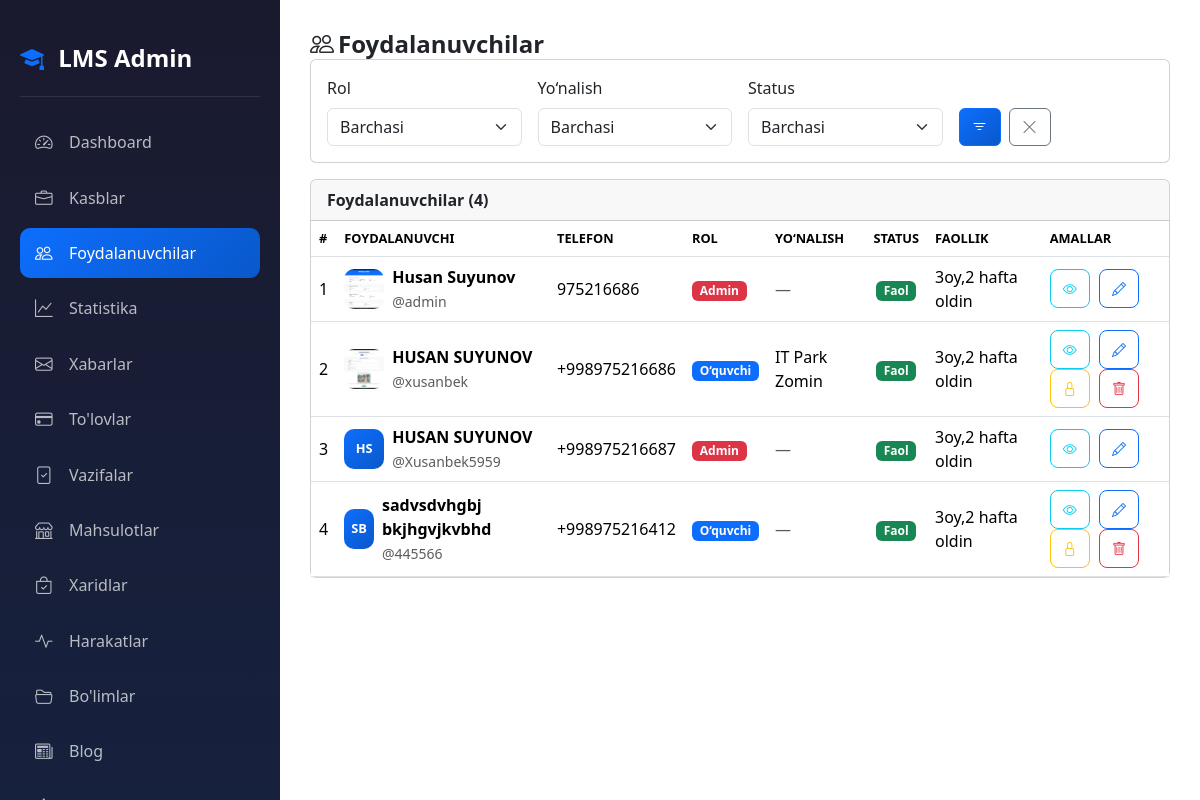
Page /dashboard/users/ (signed in) on the earlier database version.
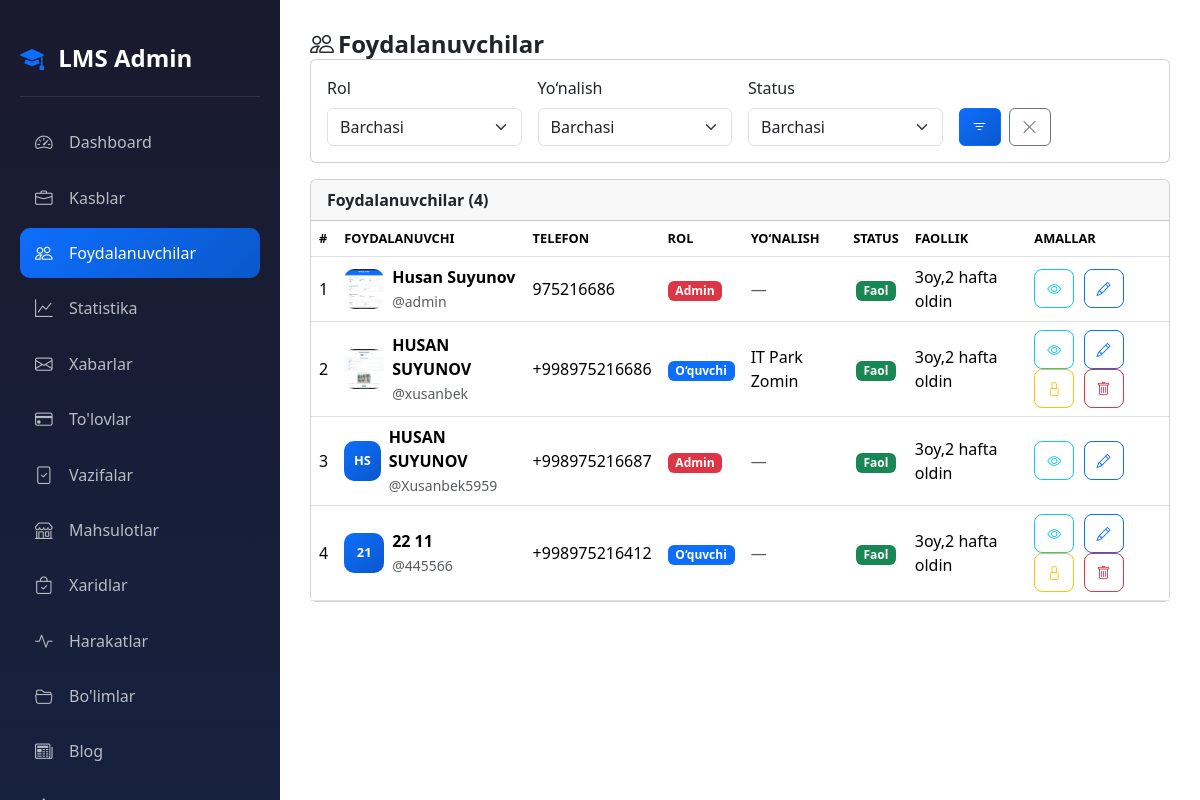
Same page on the later database version.
### accounts/models.py (models this page shows, shortened)
class CustomUser(AbstractUser):
    ROLE_CHOICES = (
        ('admin', 'Admin'),
        ('teacher', 'O\'qituvchi'),
        ('student', 'O\'quvchi'),
    )
    first_name = models.CharField(max_length=100, verbose_name="Ism")
    last_name = models.CharField(max_length=100, verbose_name="Familiya")
    phone = models.CharField(max_length=20, unique=True, verbose_name="Telefon raqam")
    role = models.CharField(max_length=20, choices=ROLE_CHOICES, default='student', verbose_name="Rol")
    photo = models.ImageField(upload_to='profiles/', blank=True, null=True, verbose_name="Profil rasmi")
    profession = models.ForeignKey(Profession, on_delete=models.SET_NULL, null=True, blank=True, related_name='students', verbose_name="Yo'nalish")
    is_blocked = models.BooleanField(default=False, verbose_name="Bloklangan")
    last_activity = models.DateTimeField(null=True, blank=True, verbose_name="Oxirgi faollik")
    bio = models.TextField(blank=True, null=True, verbose_name="O'zi haqida")
    coins = models.IntegerField(default=0, verbose_name="Coinlar")
    total_online_time = models.IntegerField(default=0, verbose_name="Jami online vaqt (daqiqa)")
    address = models.CharField(max_length=300, blank=True, null=True, verbose_name="Yashash manzili")
    birth_date = models.DateField(null=True, blank=True, verbose_name="Tug'ilgan kuni")
    id_card = models.FileField(upload_to='documents/id_cards/', blank=True, null=True, verbose_name="ID karta/Pasport")
    birth_certificate = models.FileField(upload_to='documents/birth_certificates/', blank=True, null=True, verbose_name="Tug'ilganlik haqida guvohnoma")
    @property
    def is_admin(self):
        return self.role == 'admin'
    @property
    def is_online(self):
        if self.last_activity:
            now = timezone.now()
            diff = now - self.last_activity
            return diff.total_seconds() < 300
        return False
    @property
    def full_name(self):
        return f"{self.first_name} {self.last_name}"
    def get_initials(self):
        first = self.first_name[0] if self.first_name else ''
        last = self.last_name[0] if self.last_name else ''
        return f"{first}{last}".upper()
    class Meta:
        verbose_name = "Foydalanuvchi"
        verbose_name_plural = "Foydalanuvchilar"

### accounts/views.py (the view)
# urls.py: path('dashboard/users/', views.admin_users, name='admin_users'),
@login_required
def admin_users(request):
    if not request.user.is_admin:
        return redirect('home')
    role_filter = request.GET.get('role', '')
    profession_filter = request.GET.get('profession', '')
    status_filter = request.GET.get('status', '')
    users = CustomUser.objects.all()
    if role_filter:
        users = users.filter(role=role_filter)
    if profession_filter:
        users = users.filter(profession_id=profession_filter)
    if status_filter == 'blocked':
        users = users.filter(is_blocked=True)
    elif status_filter == 'active':
        users = users.filter(is_blocked=False)
    professions = Profession.objects.all()
    return render(request, 'accounts/admin/users.html', {
        'users': users,
        'professions': professions,
        'role_filter': role_filter,
        'profession_filter': profession_filter,
        'status_filter': status_filter,
    })

### accounts/management/commands/check_birthdays.py (called while the page is built, shortened)
    def handle(self, *args, **kwargs):
        today = timezone.now().date()
        users = CustomUser.objects.filter(birth_date__day=today.day, birth_date__month=today.month)
        if not users.exists():
            self.stdout.write(self.style.SUCCESS('No birthdays today.'))
            return

### accounts/templates/accounts/admin/users.html (shortened to what the changed rows need)
{% extends 'accounts/admin/base_admin.html' %}
{% block admin_content %}
<div class="admin-ios">
<h1 class="page-title">
    <i class="bi bi-people me-1"></i>Foydalanuvchilar
</h1>
<div class="card">
    <div class="card-body p-0">
    {% if users %}
    <div class="table-responsive">
        <table class="table mb-0">
            <thead>
                <tr>
                    <th>#</th>
                    <th>Foydalanuvchi</th>
                    <th>Telefon</th>
                    <th>Rol</th>
                    <th>Yo‘nalish</th>
                    <th class="text-center">Status</th>
                    <th>Faollik</th>
                    <th>Amallar</th>
                </tr>
            </thead>
            <tbody>
            {% for u in users %}
            <tr>
                <td data-label="#"> {{ forloop.counter }} </td>
                <td data-label="Foydalanuvchi">
                    <div class="d-flex align-items-center gap-2">
                        {% if u.photo %}
                        <img src="{{ u.photo.url }}" class="user-avatar-sm">
                        {% else %}
                        <div class="user-avatar-placeholder">{{ u.get_initials }}</div>
                        {% endif %}
                        <div>
                            <strong>{{ u.full_name }}</strong>
                            <br><small class="text-muted">@{{ u.username }}</small>
                        </div>
                    </div>
                </td>
                <td data-label="Telefon">{{ u.phone }}</td>
                <td data-label="Rol">
                    <span class="badge
                        {% if u.role == 'admin' %}bg-danger
                        {% elif u.role == 'teacher' %}bg-success
                        {% else %}bg-primary{% endif %}">
                        {% if u.role == 'admin' %}Admin{% elif u.role == 'teacher' %}O‘qituvchi{% else %}O‘quvchi{% endif %}
                    </span>
                </td>
                <td data-label="Yo‘nalish">
                    {% if u.profession %}{{ u.profession.name }}{% else %}<span class="text-muted">—</span>{% endif %}
                </td>
                <td data-label="Status" class="text-center">
                    {% if u.is_blocked %}
                    <span class="badge bg-danger">Bloklangan</span>
                    {% else %}
                    <span class="badge bg-success">Faol</span>
                    {% endif %}
                </td>
                <td data-label="Faollik">
                    {% if u.last_activity %}
                        {{ u.last_activity|timesince }} oldin
                    {% else %}
                        <span class="text-muted">—</span>
                    {% endif %}
                </td>
                <td data-label="Amallar" class="action-btns">
                    <a href="{% url 'admin_user_view' u.pk %}" class="btn btn-sm btn-outline-info">
                        <i class="bi bi-eye"></i>
                    </a>
                    <a href="{% url 'admin_user_edit' u.pk %}" class="btn btn-sm btn-outline-primary">
                        <i class="bi bi-pencil"></i>
                    </a>
                    {% if not u.is_admin %}
                    <a href="{% url 'admin_user_block' u.pk %}" class="btn btn-sm btn-outline-warning">
                        <i class="bi bi-{% if u.is_blocked %}unlock{% else %}lock{% endif %}"></i>
                    </a>
                    <a href="{% url 'admin_user_delete' u.pk %}" class="btn btn-sm btn-outline-danger">
                        <i class="bi bi-trash"></i>
                    </a>
                    {% endif %}
                </td>
            </tr>
            {% endfor %}
            </tbody>
        </table>
    </div>
    {% else %}
    <div class="text-center py-5 text-muted">
        <i class="bi bi-people" style="font-size:2.5rem;"></i>
        <p class="mt-2 mb-0">Foydalanuvchilar topilmadi</p>
    </div>
    {% endif %}
    </div>
</div>
</div>
{% endblock %}

Differences in the rows shown:
changed CustomUser (number 4 of 4 on the later page): get_initials "SB" → "21"; full_name "sadvsdvhgbj bkjhgvjkvbhd" → "22 11"
